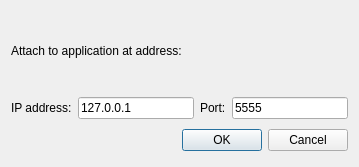
<?xml version="1.0" encoding="UTF-8"?>
<ui version="4.0">
 <class>DGLConnectDialogClass</class>
 <widget class="QDialog" name="DGLConnectDialogClass">
  <property name="windowModality">
   <enum>Qt::ApplicationModal</enum>
  </property>
  <property name="geometry">
   <rect>
    <x>0</x>
    <y>0</y>
    <width>359</width>
    <height>167</height>
   </rect>
  </property>
  <property name="windowTitle">
   <string>Attach to application</string>
  </property>
  <layout class="QVBoxLayout" name="verticalLayout_2">
   <item>
    <widget class="QLabel" name="label_3">
     <property name="text">
      <string>Attach to application at address:</string>
     </property>
    </widget>
   </item>
   <item>
    <layout class="QHBoxLayout" name="horizontalLayout">
     <item>
      <widget class="QLabel" name="label">
       <property name="text">
        <string>IP address:</string>
       </property>
      </widget>
     </item>
     <item>
      <widget class="QLineEdit" name="lineEdit_IpAddress">
       <property name="text">
        <string>127.0.0.1</string>
       </property>
      </widget>
     </item>
     <item>
      <widget class="QLabel" name="label_2">
       <property name="text">
        <string>Port:</string>
       </property>
      </widget>
     </item>
     <item>
      <widget class="QLineEdit" name="lineEdit_TcpPort">
       <property name="text">
        <string>5555</string>
       </property>
      </widget>
     </item>
    </layout>
   </item>
   <item>
    <layout class="QHBoxLayout">
     <property name="spacing">
      <number>6</number>
     </property>
     <property name="margin">
      <number>0</number>
     </property>
     <item>
      <spacer>
       <property name="orientation">
        <enum>Qt::Horizontal</enum>
       </property>
       <property name="sizeHint" stdset="0">
        <size>
         <width>131</width>
         <height>31</height>
        </size>
       </property>
      </spacer>
     </item>
     <item>
      <widget class="QPushButton" name="okButton">
       <property name="text">
        <string>OK</string>
       </property>
      </widget>
     </item>
     <item>
      <widget class="QPushButton" name="cancelButton">
       <property name="text">
        <string>Cancel</string>
       </property>
      </widget>
     </item>
    </layout>
   </item>
  </layout>
 </widget>
 <resources/>
 <connections>
  <connection>
   <sender>okButton</sender>
   <signal>clicked()</signal>
   <receiver>DGLConnectDialogClass</receiver>
   <slot>accept()</slot>
   <hints>
    <hint type="sourcelabel">
     <x>278</x>
     <y>253</y>
    </hint>
    <hint type="destinationlabel">
     <x>96</x>
     <y>254</y>
    </hint>
   </hints>
  </connection>
  <connection>
   <sender>cancelButton</sender>
   <signal>clicked()</signal>
   <receiver>DGLConnectDialogClass</receiver>
   <slot>reject()</slot>
   <hints>
    <hint type="sourcelabel">
     <x>369</x>
     <y>253</y>
    </hint>
    <hint type="destinationlabel">
     <x>179</x>
     <y>282</y>
    </hint>
   </hints>
  </connection>
 </connections>
</ui>
